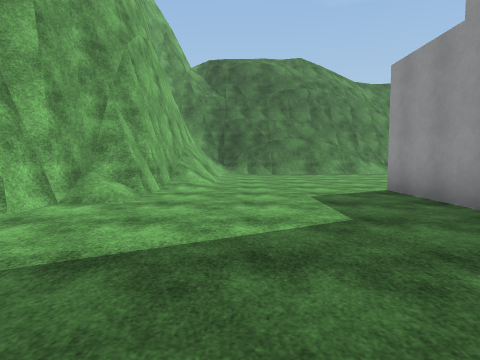
View 1 (above)

12 first-person views from a walk through a Unity game level. The camera is 1.3 m above the floor, tilts 4° down and sees 75° across. The floor is counted in squares, 2 m on a side. Each view is taken from the middle of a square. On the plan, view 1 faces up. The plan holds only what a view shows up to about 10 squares ahead; the rest is blank. The place goes on beyond the plan. Some surface patterns are stand-ins.

View 2
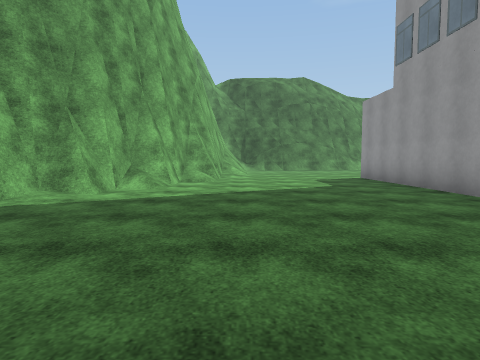

View 3
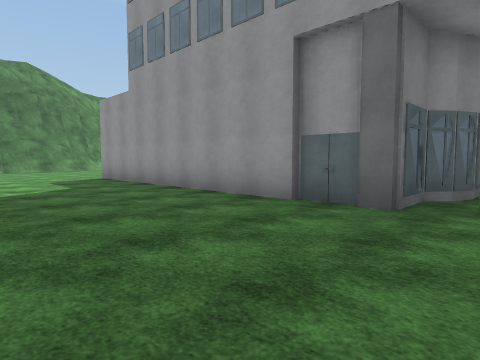

View 4
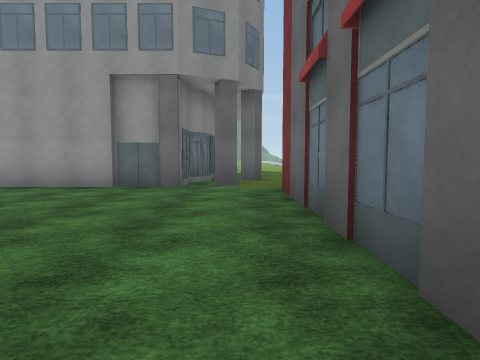

View 5
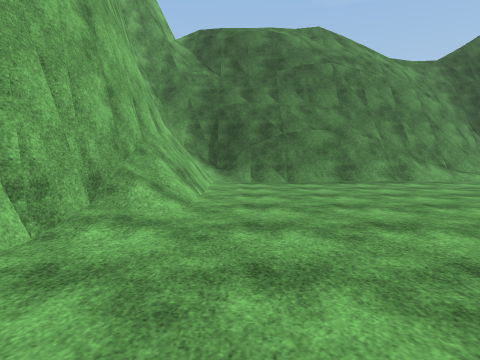

View 6
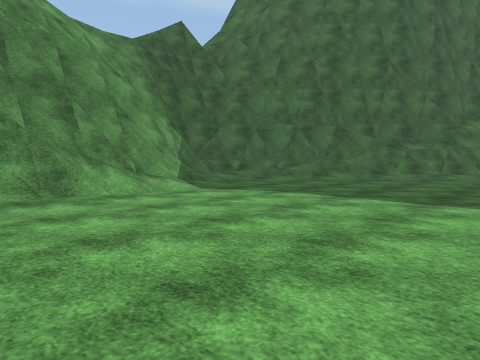

View 7
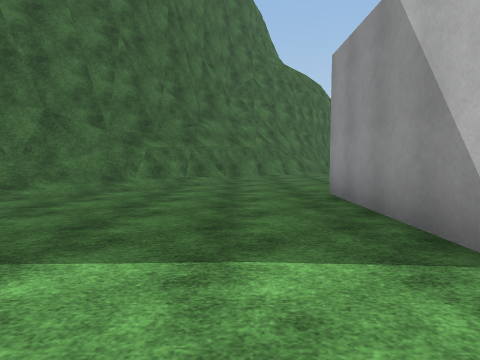

View 8
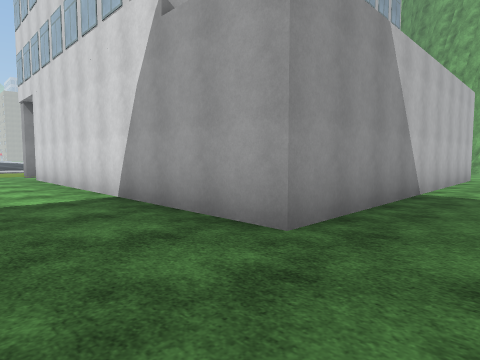

View 9
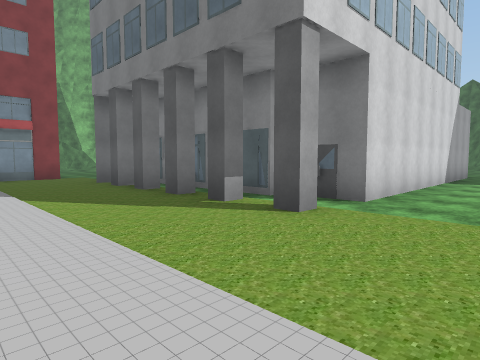

View 10
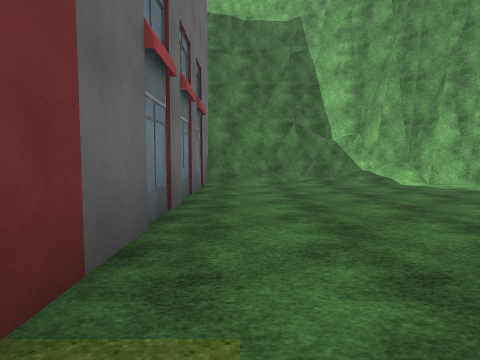

View 11
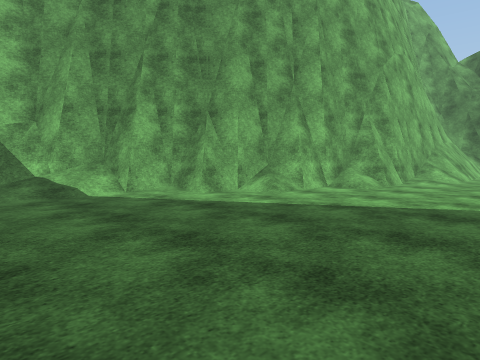

View 12
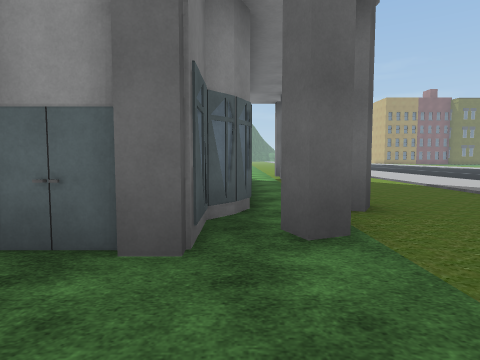

### Floor plan
Key: @ floor where view 1 was taken; # wall or solid block; . main floor; : floor 0.25 m higher than the main floor; / step, stairs or slope; = window, fence, low wall or low ledge; B building; O other object.
Columns run from 6 left of view 1 to 16 right of it. Each row starts with its distance up from view 1.
 14           ####///
 13      ######////.//##
 12      #...........//###
 11     ##............///#
 10     ##............./=##
  9     #/..............==#
  8     #/...............==
  7     #/................=
  6    ##....##########....
  5    #/....#        #..
  4   ##.....#        #..
  3   #/.....B        B.
  2  ##......B        B.
  1 ##.......B        B.
  0 #/....@..B        B.
 -1 #/.......B        B.
 -2 #/.......B        B.
 -3 #/.........BBBBBB...
 -4 #/........BBBB.BBB..
 -5 #B######O
 -6        ##
 -7         O
 -8                ::   :
 -9                ::

Where each view was taken, in squares from view 1:
view 1: 0 up, 0 right, facing up
view 2: 4 down, 1 left, facing up
view 3: 4 down, 1 left, facing up-right
view 4: 4 down, 4 left, facing right
view 5: 4 up, 0 right, facing up
view 6: 7 up, 3 right, facing up-right
view 7: 8 up, 6 right, facing right
view 8: 8 up, 14 right, facing down-left
view 9: 8 down, 14 right, facing up-left
view 10: 4 down, 3 right, facing left
view 11: 2 down, 1 right, facing up-left
view 12: 3 down, 1 right, facing right
